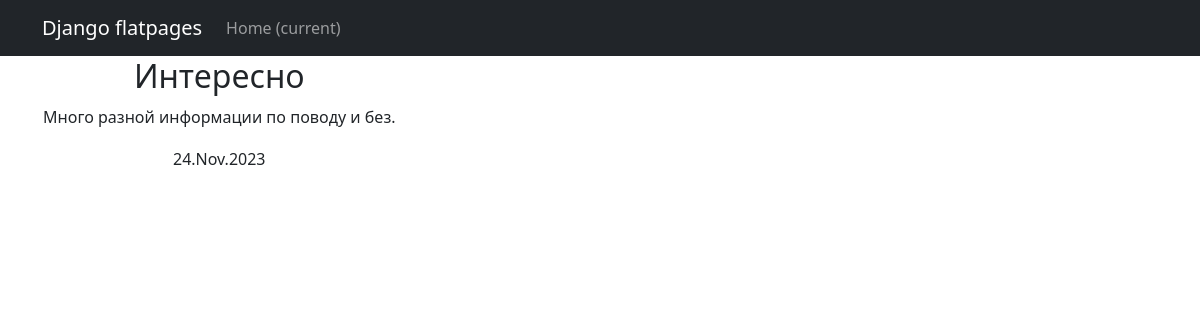
Page /news/4 on the committed database.
### news/models.py (models this page shows, shortened)
class Post(models.Model):
    author = models.ForeignKey(Author, on_delete=models.CASCADE)
    NEWS = 'NW'
    ARTICLE = 'AR'
    CATEGORY_CHOICE = (
        (NEWS, 'Новость'),
        (ARTICLE, 'Статья')
    )
    post_choice = models.CharField(max_length=2, choices=CATEGORY_CHOICE, default=NEWS)
    date_time = models.DateTimeField(auto_now_add=True)
    choice_category = models.ManyToManyField(Category, through="PostCategory")
    head = models.CharField(max_length=128)
    text = models.TextField()
    rating = models.IntegerField(default=0)

### news/views.py (the view)
# urls.py: path('<int:pk>', PostDetail.as_view(), name='post_detail'),
class PostDetail(DetailView):
    model = Post
    template_name = 'one_news.html'
    context_object_name = 'one_news'

### news/templatetags/custom_filters.py (called while the page is built)
@register.filter
def censor(text):
    if type(text) == str:
        text = text.split()
        for i, word in enumerate(text):
            if word in words:
                text[i] = word[0] + '*' * len(word[1:])
        return ' '.join(text)
    else:
        return "Ошибка!"

### templates/one_news.html (shortened to what this page needs)
{% extends 'flatpages/default.html' %}
{% load custom_filters %}
{% block content %}
    <table>
        <tr><td><h2>{{ one_news.head|censor }}</h2></td></tr>
        <tr><td><p>{{ one_news.text|censor }}</p></td></tr>
        <tr><td>{{ one_news.date_time|date:'d.M.Y' }}</td></tr>
    </table>
{% endblock content %}

### rows in the picture
Post: head|censor "Интересно", text|censor "Много разной информации по поводу и без.", date_time "24.Nov.2023"
